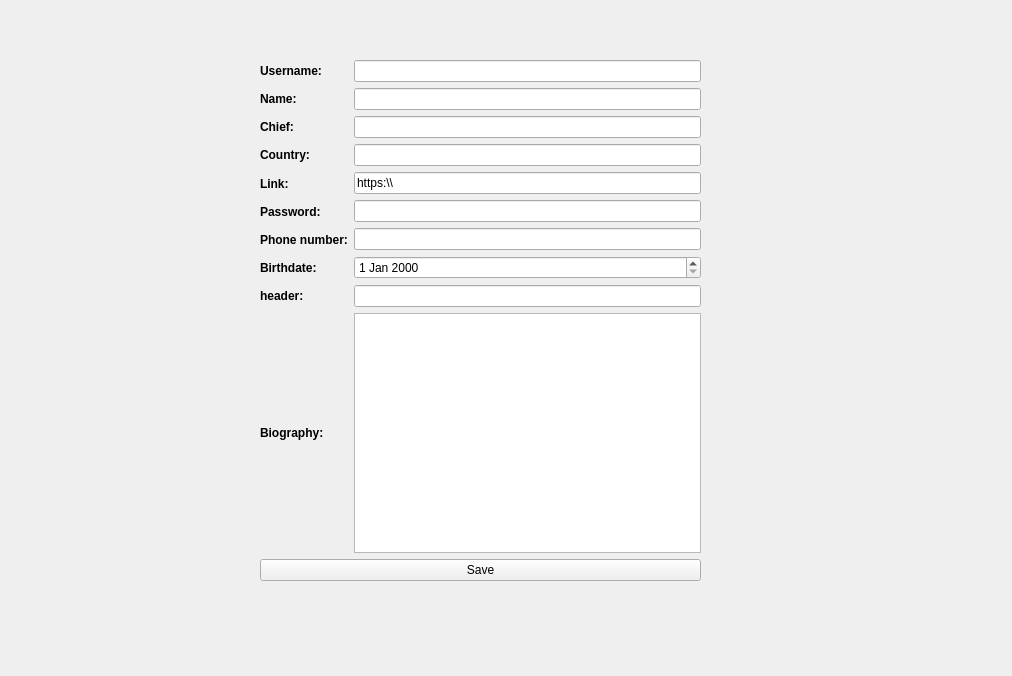
<?xml version="1.0" encoding="UTF-8"?>
<ui version="4.0">
 <class>editprofile</class>
 <widget class="QWidget" name="editprofile">
  <property name="geometry">
   <rect>
    <x>0</x>
    <y>0</y>
    <width>1012</width>
    <height>676</height>
   </rect>
  </property>
  <property name="windowTitle">
   <string>Form</string>
  </property>
  <widget class="QWidget" name="layoutWidget">
   <property name="geometry">
    <rect>
     <x>260</x>
     <y>60</y>
     <width>441</width>
     <height>521</height>
    </rect>
   </property>
   <layout class="QVBoxLayout" name="verticalLayout_3">
    <item>
     <layout class="QHBoxLayout" name="horizontalLayout_2">
      <item>
       <layout class="QVBoxLayout" name="verticalLayout_2">
        <item>
         <widget class="QLabel" name="lbl_username">
          <property name="font">
           <font>
            <pointsize>9</pointsize>
            <weight>75</weight>
            <bold>true</bold>
           </font>
          </property>
          <property name="text">
           <string>Username:</string>
          </property>
          <property name="textFormat">
           <enum>Qt::AutoText</enum>
          </property>
         </widget>
        </item>
        <item>
         <widget class="QLabel" name="lbl_name">
          <property name="font">
           <font>
            <pointsize>9</pointsize>
            <weight>75</weight>
            <bold>true</bold>
           </font>
          </property>
          <property name="text">
           <string>Name:</string>
          </property>
          <property name="textFormat">
           <enum>Qt::AutoText</enum>
          </property>
         </widget>
        </item>
        <item>
         <widget class="QLabel" name="lbl_chief">
          <property name="font">
           <font>
            <pointsize>9</pointsize>
            <weight>75</weight>
            <bold>true</bold>
           </font>
          </property>
          <property name="text">
           <string>Chief:</string>
          </property>
          <property name="textFormat">
           <enum>Qt::AutoText</enum>
          </property>
         </widget>
        </item>
        <item>
         <widget class="QLabel" name="lbl_country">
          <property name="font">
           <font>
            <pointsize>9</pointsize>
            <weight>75</weight>
            <bold>true</bold>
           </font>
          </property>
          <property name="text">
           <string>Country:</string>
          </property>
          <property name="textFormat">
           <enum>Qt::AutoText</enum>
          </property>
         </widget>
        </item>
        <item>
         <widget class="QLabel" name="lbl_link">
          <property name="font">
           <font>
            <pointsize>9</pointsize>
            <weight>75</weight>
            <bold>true</bold>
           </font>
          </property>
          <property name="text">
           <string>Link:</string>
          </property>
          <property name="textFormat">
           <enum>Qt::AutoText</enum>
          </property>
         </widget>
        </item>
        <item>
         <widget class="QLabel" name="lbl_password">
          <property name="font">
           <font>
            <pointsize>9</pointsize>
            <weight>75</weight>
            <bold>true</bold>
           </font>
          </property>
          <property name="text">
           <string>Password:</string>
          </property>
          <property name="textFormat">
           <enum>Qt::AutoText</enum>
          </property>
         </widget>
        </item>
        <item>
         <widget class="QLabel" name="lbl_phonenumber">
          <property name="font">
           <font>
            <pointsize>9</pointsize>
            <weight>75</weight>
            <bold>true</bold>
           </font>
          </property>
          <property name="text">
           <string>Phone number:</string>
          </property>
          <property name="textFormat">
           <enum>Qt::AutoText</enum>
          </property>
         </widget>
        </item>
        <item>
         <widget class="QLabel" name="lbl_birthdate">
          <property name="font">
           <font>
            <pointsize>9</pointsize>
            <weight>75</weight>
            <bold>true</bold>
           </font>
          </property>
          <property name="text">
           <string>Birthdate:</string>
          </property>
          <property name="textFormat">
           <enum>Qt::AutoText</enum>
          </property>
         </widget>
        </item>
        <item>
         <widget class="QLabel" name="lbl_header">
          <property name="font">
           <font>
            <pointsize>9</pointsize>
            <weight>75</weight>
            <bold>true</bold>
           </font>
          </property>
          <property name="text">
           <string>header:</string>
          </property>
         </widget>
        </item>
       </layout>
      </item>
      <item>
       <layout class="QVBoxLayout" name="verticalLayout">
        <item>
         <widget class="QLineEdit" name="ln_username"/>
        </item>
        <item>
         <widget class="QLineEdit" name="ln_name"/>
        </item>
        <item>
         <widget class="QLineEdit" name="ln_chief"/>
        </item>
        <item>
         <widget class="QLineEdit" name="ln_country"/>
        </item>
        <item>
         <widget class="QLineEdit" name="ln_link">
          <property name="text">
           <string>https:\\</string>
          </property>
         </widget>
        </item>
        <item>
         <widget class="QLineEdit" name="ln_password">
          <property name="text">
           <string/>
          </property>
          <property name="echoMode">
           <enum>QLineEdit::Password</enum>
          </property>
         </widget>
        </item>
        <item>
         <widget class="QLineEdit" name="ln_number"/>
        </item>
        <item>
         <widget class="QDateEdit" name="dateEdit"/>
        </item>
        <item>
         <widget class="QLineEdit" name="le_header"/>
        </item>
       </layout>
      </item>
     </layout>
    </item>
    <item>
     <layout class="QHBoxLayout" name="horizontalLayout">
      <item>
       <widget class="QLabel" name="lbl_bio">
        <property name="font">
         <font>
          <pointsize>9</pointsize>
          <weight>75</weight>
          <bold>true</bold>
         </font>
        </property>
        <property name="text">
         <string>Biography:</string>
        </property>
        <property name="textFormat">
         <enum>Qt::AutoText</enum>
        </property>
       </widget>
      </item>
      <item>
       <spacer name="horizontalSpacer">
        <property name="orientation">
         <enum>Qt::Horizontal</enum>
        </property>
        <property name="sizeType">
         <enum>QSizePolicy::Preferred</enum>
        </property>
        <property name="sizeHint" stdset="0">
         <size>
          <width>24</width>
          <height>214</height>
         </size>
        </property>
       </spacer>
      </item>
      <item>
       <widget class="QTextEdit" name="txt_bio"/>
      </item>
     </layout>
    </item>
    <item>
     <widget class="QPushButton" name="btn_save">
      <property name="text">
       <string>Save</string>
      </property>
     </widget>
    </item>
   </layout>
  </widget>
 </widget>
 <resources/>
 <connections/>
</ui>
